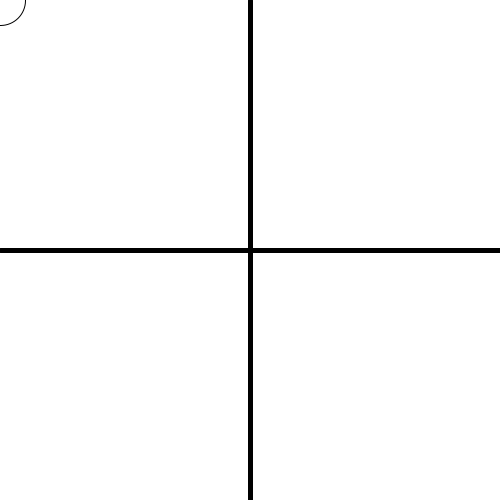
Frame 1 (no input)
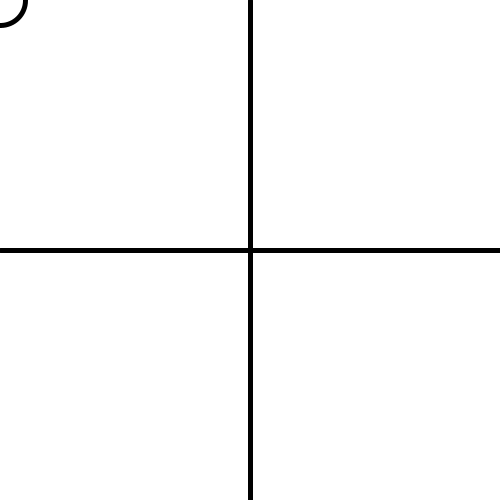
Frame 60 (the mouse pressed at the canvas centre just before this capture)
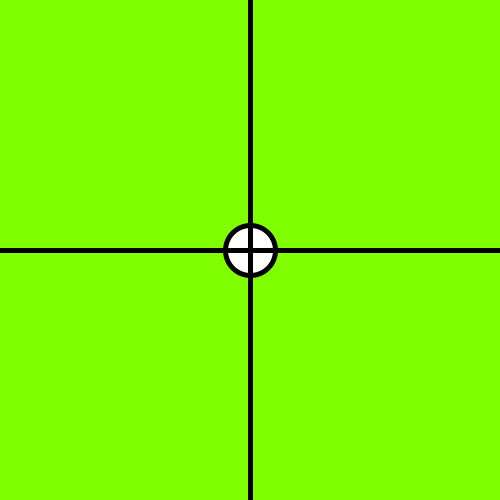
Frame 120 (the mouse held since frame 60 and released just before this capture)

The Processing sketch that drew these frames (run headless with seeded random() and noise(); from frame 60 on, the mouse is pressed at the canvas centre):

// Processing sketch: processing_68129
// ── processing_68129.pde

float color1;
float color2;
float color3;
void setup() {
  size(500, 500);
}

void draw () {
  background(127);
  // top left corner seizure
  if (mouseX<= width/2 && mouseY<=height/2) {
    background(255);
  }

  // top right green
  if (mouseX>=width/2 && mouseY<=height/2) {
    background(0, 255, 0);
  }

  //down left blue
  if (mouseX>=width/2 && mouseY>=height/2) {
    background(0, 0, 255);
  }

  //down right orange
  if (mouseX<=width/2 && mouseY>=height/2) {
    background(127, 255, 0);
  }
  if (keyPressed) {
    if (key=='a'||key=='A') {  
      rectMode(CENTER);
      strokeWeight(mouseX);
      fill(color1, 0, color3, 0);
      rect(width/2, height/2, mouseX, mouseY);
    }
  }
  else {
    ellipseMode(CENTER);
    ellipse(mouseX, mouseY, 50, 50);
  }

  strokeWeight(5);
  line(width/2, 0, width/2, height);
  line(0, height/2, width, height/2);


  color1=random(1, 255);
  color2=random(0, 255);
  color3=random(0, 255);
}
